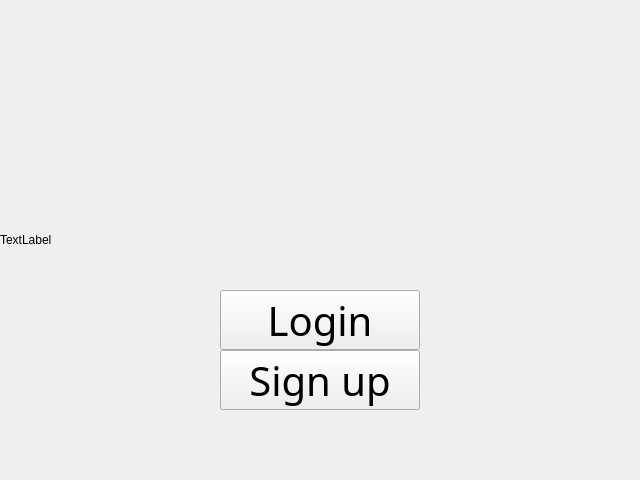
<?xml version="1.0" encoding="UTF-8"?>
<ui version="4.0">
 <class>Form</class>
 <widget class="QWidget" name="Form">
  <property name="geometry">
   <rect>
    <x>0</x>
    <y>0</y>
    <width>640</width>
    <height>480</height>
   </rect>
  </property>
  <property name="sizePolicy">
   <sizepolicy hsizetype="Fixed" vsizetype="Fixed">
    <horstretch>0</horstretch>
    <verstretch>0</verstretch>
   </sizepolicy>
  </property>
  <property name="windowTitle">
   <string>Form</string>
  </property>
  <property name="styleSheet">
   <string notr="true"/>
  </property>
  <widget class="QPushButton" name="login_button">
   <property name="geometry">
    <rect>
     <x>220</x>
     <y>290</y>
     <width>200</width>
     <height>60</height>
    </rect>
   </property>
   <property name="font">
    <font>
     <family>Papyrus</family>
     <pointsize>30</pointsize>
     <weight>50</weight>
     <italic>false</italic>
     <bold>false</bold>
    </font>
   </property>
   <property name="mouseTracking">
    <bool>true</bool>
   </property>
   <property name="focusPolicy">
    <enum>Qt::TabFocus</enum>
   </property>
   <property name="autoFillBackground">
    <bool>false</bool>
   </property>
   <property name="styleSheet">
    <string notr="true"/>
   </property>
   <property name="text">
    <string>Login</string>
   </property>
  </widget>
  <widget class="QPushButton" name="signup_button">
   <property name="geometry">
    <rect>
     <x>220</x>
     <y>350</y>
     <width>200</width>
     <height>60</height>
    </rect>
   </property>
   <property name="font">
    <font>
     <family>Papyrus</family>
     <pointsize>30</pointsize>
     <weight>50</weight>
     <italic>false</italic>
     <bold>false</bold>
    </font>
   </property>
   <property name="mouseTracking">
    <bool>true</bool>
   </property>
   <property name="focusPolicy">
    <enum>Qt::TabFocus</enum>
   </property>
   <property name="autoFillBackground">
    <bool>false</bool>
   </property>
   <property name="styleSheet">
    <string notr="true"/>
   </property>
   <property name="text">
    <string>Sign up</string>
   </property>
  </widget>
  <widget class="QLabel" name="label">
   <property name="geometry">
    <rect>
     <x>0</x>
     <y>0</y>
     <width>640</width>
     <height>480</height>
    </rect>
   </property>
   <property name="styleSheet">
    <string notr="true">border-image: url(./asset/home.png) 0 0 0 0 stretch stretch;</string>
   </property>
   <property name="text">
    <string>TextLabel</string>
   </property>
  </widget>
  <zorder>label</zorder>
  <zorder>login_button</zorder>
  <zorder>signup_button</zorder>
 </widget>
 <resources/>
 <connections/>
</ui>
